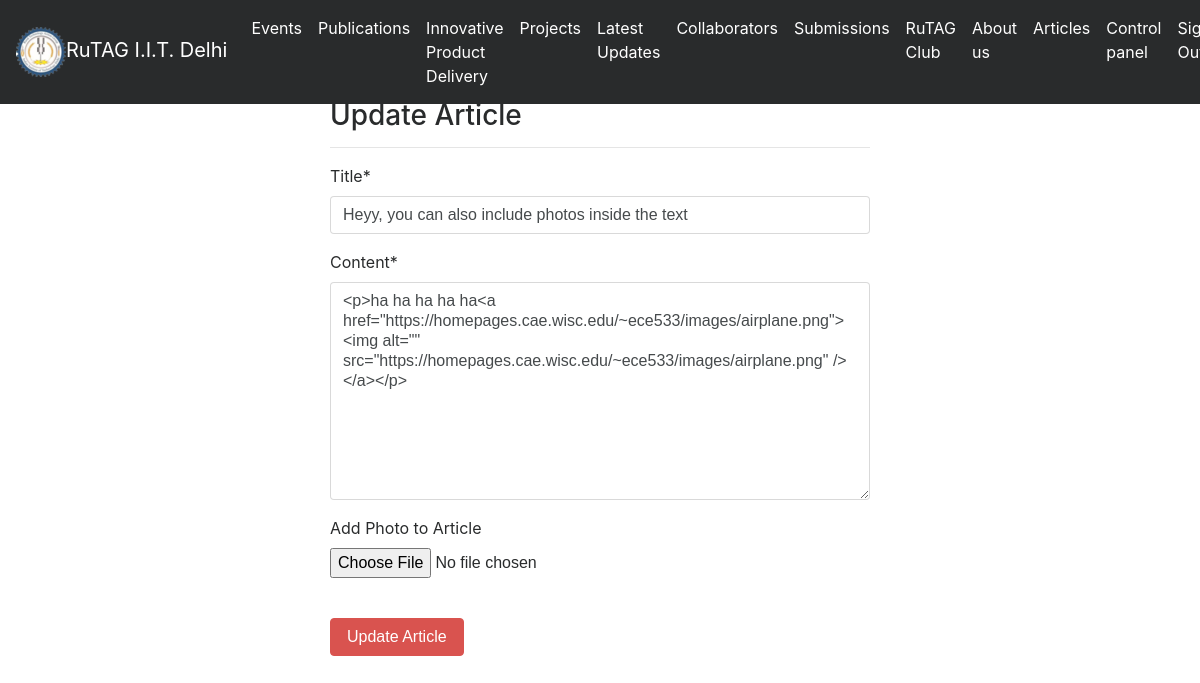
Screenshot of /articles/update/8 (signed in) with the database file from the repository.
### article/models.py (models this page shows, shortened)
class Article(models.Model):
    author = models.ForeignKey("auth.User",on_delete = models.CASCADE,verbose_name = "Writer ")
    title = models.CharField(max_length = 50,verbose_name = "Title")
    content = RichTextField()
    created_date = models.DateTimeField(auto_now_add=True,verbose_name="Creation Date")
    article_image = models.FileField(blank = True,null = True,verbose_name="Add Photo to Article")
    class Meta:
        ordering = ['-created_date']

### article/views.py (the view)
# urls.py: path('update/<int:id>',views.updateArticle,name = "update"),
@login_required(login_url = "user:login")
def updateArticle(request,id):
    article = get_object_or_404(Article,id = id)
    form = ArticleForm(request.POST or None,request.FILES or None,instance = article)
    if form.is_valid():
        article = form.save(commit=False)
        article.author = request.user
        article.save()
        messages.success(request,"Article Successfully Updated")
        return redirect("article:dashboard")
    return render(request,"update.html",{"form":form})

### article/forms.py
class ArticleForm(forms.ModelForm):
    class Meta:
        model = Article
        fields = ["title","content","article_image"]

### templates/update.html (shortened to what this page needs)
{% extends "layout.html" %}
{% block body %}
{% load crispy_forms_tags %}
<div class="row">
    <div class="col-md-6 offset-md-3">
        <h3>Update Article</h3>
        <hr>
        <form method = "post" enctype="multipart/form-data">
            {{form|crispy}}
            <br>
            <button type = "submit" class = "btn btn-danger">Update Article</button>
        </form>
    </div>
  </div>
{% endblock body %}

### rows the page displays
Article: title "Heyy, you can also include photos inside the text", content "<p>ha ha ha ha ha<a href=\"https://homepages.cae.wisc.edu/~ece533/images/airplane.png\"><img alt=\"\" src=\"https://homepages.cae.wisc.edu/~ece533/images/airplane.png\" /></a></p>"
